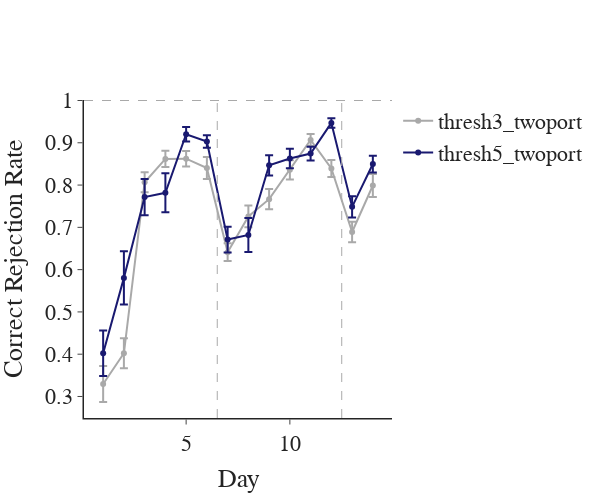

Notebook source saved alongside this figure:
### Code cell
## Correct rejection rate across contexts
fig = pf.plot_behavior_across_days(data=metrics, x_var='day', y_var='CR', groupby_var=['day', 'group'], plot_transitions=[6.5, 12.5],
                                   transition_color=[chance_color, chance_color], width=600,
                                   x_title='Day', y_title='Correct Rejection Rate', marker_color=two_color_plots, expert_line=False, chance=False, plot_datapoints=False)
fig.add_hline(y=1, line_width=1, line_dash='dash', line_color=chance_color, opacity=1)
fig.show()
fig.write_image(pjoin(fig_path, 'CR_across_days.png'))

### Figure 1 — Plotly figure (JSON) as saved in the notebook; plotly's stock layout.template omitted (floating-point values rounded to 4 significant figures)
{"data": [{"error_y": {"array": [0.04284, 0.03553, 0.02382, 0.01918, 0.01833, 0.02583, 0.021, 0.02579, 0.02399, 0.02266, 0.01422, 0.02035, 0.02427, 0.0273], "type": "data"}, "line": {"color": "darkgrey"}, "mode": "lines+markers", "name": "thresh3_twoport", "showlegend": true, "type": "scatter", "x": [1, 2, 3, 4, 5, 6, 7, 8, 9, 10, 11, 12, 13, 14], "y": [0.3295, 0.4022, 0.8067, 0.8619, 0.8624, 0.8404, 0.6413, 0.7258, 0.7667, 0.836, 0.9067, 0.8392, 0.6891, 0.799]}, {"error_y": {"array": [0.05393, 0.06279, 0.04289, 0.04605, 0.01727, 0.01469, 0.03051, 0.0402, 0.02405, 0.02315, 0.01621, 0.01128, 0.0252, 0.01977], "type": "data"}, "line": {"color": "midnightblue"}, "mode": "lines+markers", "name": "thresh5_twoport", "showlegend": true, "type": "scatter", "x": [1, 2, 3, 4, 5, 6, 7, 8, 9, 10, 11, 12, 13, 14], "y": [0.4023, 0.5805, 0.7715, 0.7816, 0.9201, 0.9031, 0.6711, 0.6821, 0.8467, 0.8627, 0.8746, 0.947, 0.7484, 0.8497]}], "layout": {"font": {"family": "Arial", "size": 22}, "height": 500, "shapes": [{"line": {"color": "darkgrey", "dash": "dash", "width": 1}, "opacity": 1, "type": "line", "x0": 6.5, "x1": 6.5, "xref": "x", "y0": 0, "y1": 1, "yref": "y domain"}, {"line": {"color": "darkgrey", "dash": "dash", "width": 1}, "opacity": 1, "type": "line", "x0": 12.5, "x1": 12.5, "xref": "x", "y0": 0, "y1": 1, "yref": "y domain"}, {"line": {"color": "darkgrey", "dash": "dash", "width": 1}, "opacity": 1, "type": "line", "x0": 0, "x1": 1, "xref": "x domain", "y0": 1, "y1": 1, "yref": "y"}], "title": {"x": 0.5, "xanchor": "center", "y": 0.9, "yanchor": "top"}, "width": 600, "xaxis": {"anchor": "y", "domain": [0, 1], "linewidth": 1.5, "title": {"text": "Day"}}, "yaxis": {"anchor": "x", "domain": [0, 1], "linewidth": 1.5, "title": {"text": "Correct Rejection Rate"}}}}
